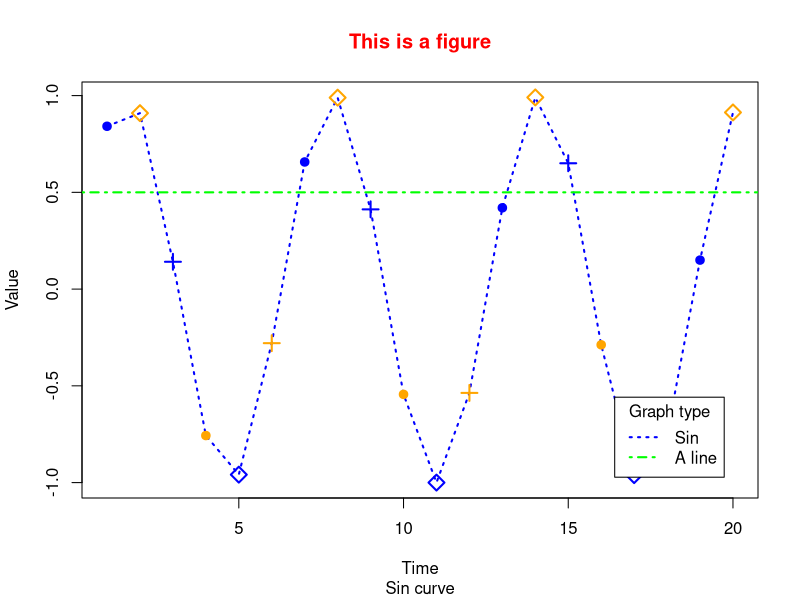
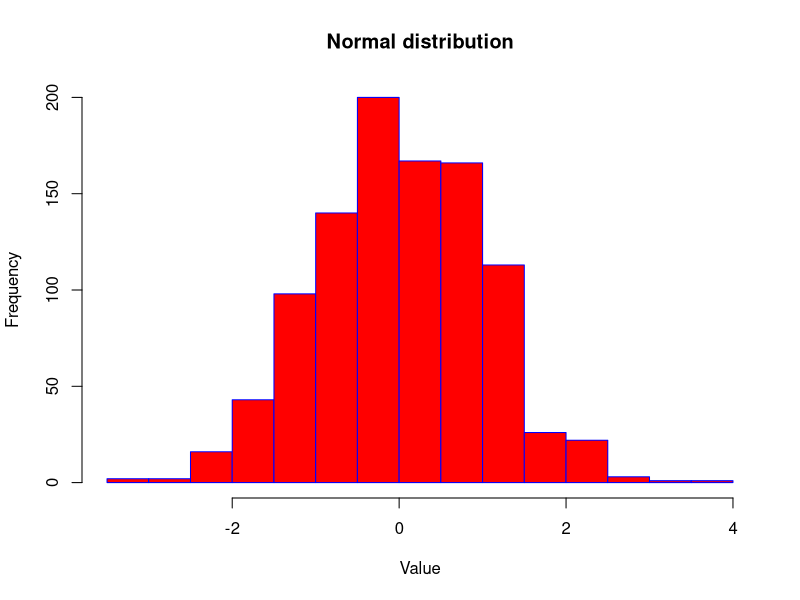

R code for these plots, in order:
## ---- chunk 1
# knitr::include_graphics("figures/cnh_figure.png")
## ---- chunk 2
x <- 1:20
y <- sin(x)
plot(x, y,
     col = c('blue', 'orange'), # color, could be one or more.
     type = 'o', # the type of this plot. Details in help documentation. 
     pch = c(20, 5, 3), # shape of points, could be one or more.
     cex = 1.5, # the size of points
     lty = 3, lwd = 2, # line style and width
     main = "This is a figure", # define title
     sub = "Sin curve", # a sub title
     col.main = 'red', # set color for title
     xlab = "Time", # title of X axis
     ylab = "Value") # title of Y axis
# Add a line to an existing plot
abline(h = 0.5, col = 'green', lwd = 2, lty = 10) 
# Add a legend, have to set everything manually.
# Details in help document.
legend('bottomright', # position
       inset = 0.05, # adjust position
       c("Sin","A line"), 
       lwd = 2,
       lty = c(3, 10),
       col = c("blue", "green"),
       title="Graph type")
## ---- chunk 3
set.seed(10)
x <- rnorm(1000)
hist(x, col = c('red'), 
     border = c('blue'),
     main = 'Normal distribution',
     breaks = 10,
     xlab = 'Value')
